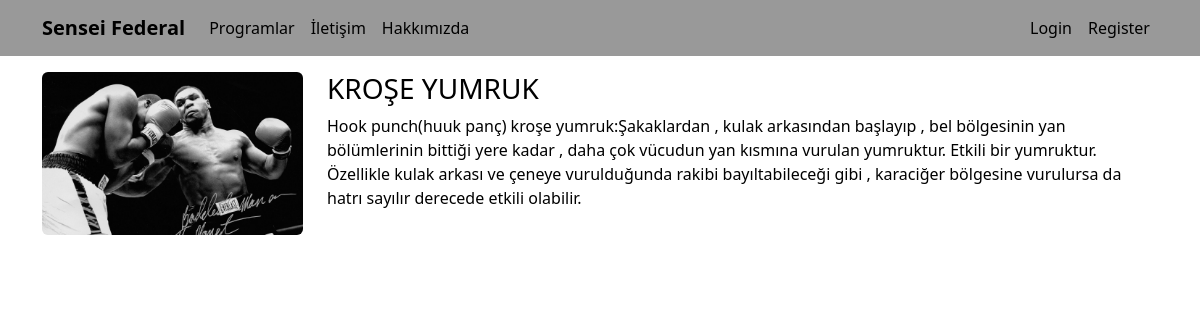
The page /programlar/krose-yumruk on the database its author committed.
### programlar/models.py (models this page shows, shortened)
class Program(models.Model):
    title = models.CharField(max_length=100)
    description = models.TextField()
    imageUrl = models.CharField(max_length=50, blank=False)
    date = models.DateField()
    isActive = models.BooleanField()
    slug = models.SlugField(default="",blank=True, null=False, unique=True, db_index=True)
    category = models.ForeignKey(Category, default=1, on_delete=models.CASCADE, related_name="kurslar")

### programlar/views.py (the view)
# urls.py: path('<slug:slug>', views.details, name="program_details"),
def details(request, slug):
    program = get_object_or_404(Program, slug=slug)
    context={
        'program': program
    }
    return render(request, 'programlar/details.html',context)

### programlar/templates/programlar/details.html (shortened to what this page needs)
{% extends 'layout.html' %}
{% block content %}
<div class="container mt-3">
    <div class="row">
       <div class="col-3">
            <img class="img-fluid rounded" src="{{program.imageUrl}}" alt="{{course.title}}">
       </div>
       <div class="col-9">
            <h1 class="h3">{{program.title}}</h1>
            <p>
                {{program.description}}
            </p>
       </div>
    </div>
</div>
{% endblock content %}

### templates/layout.html (style rules this page uses)
body { background-color: white; color: black; }

### rows shown on the page
Program: imageUrl (picture), title "KROŞE YUMRUK", description "Hook punch(huuk panç) kroşe yumruk:Şakaklardan , kulak arkasından başlayıp , bel bölgesinin yan bölümlerinin bittiği yere kadar , daha çok vücudun yan kısmına vurulan yumruktur. Etkili bir yumruktur. Özellikle kulak arkası ve çeneye vurulduğunda rakibi bayıltabileceği gibi , karaciğer bölgesine vurulursa da hatrı sayılır derecede etkili olabilir."
